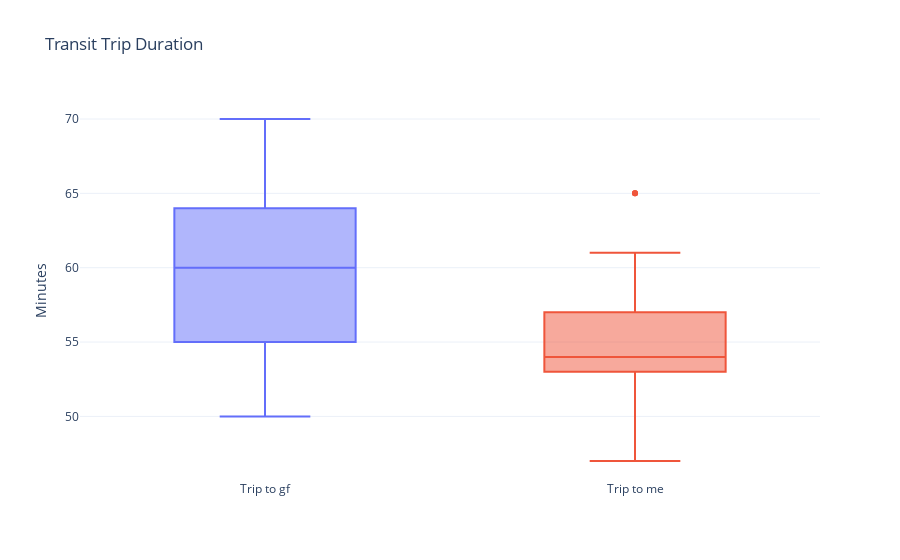

Write notebook code for a chart like this one.
### Code cell
fig = go.Figure()

for trip in trips:
    
    fig.add_trace(go.Box(
        y = trip.trip_duration,
        name = trip.trip_direction_text.values[0]
    )
    )

fig.update_layout(
    title = 'Transit Trip Duration',
    yaxis_title = 'Minutes',
    template = 'plotly_white',
    showlegend = False
)
fig.show()

### Figure 1 — Plotly figure (JSON) as saved in the notebook; plotly's stock layout.template omitted (floating-point values rounded to 4 significant figures)
{"data": [{"name": "Trip to gf", "type": "box", "y": [66, 66, 55, 58, 58, 65, 54, 66, 58, 53, 57, 54, 54, 58, 65, 58, 64, 64, 58, 66, 53, 54, 58, 60, 60, 63, 63, 63, 62, 64, 52, 66, 52, 55, 60, 60, 53, 64, 64, 64, 62, 64, 64, 56, 53, 54, 63, 56, 58, 63, 63, 64, 64, 64, 66, 66, 52, 58, 58, 60, 60, 55, 60, 64, 64, 66, 66, 53, 55, 70, 63, 64, 58, 58, 62, 64, 65, 56, 60, 61, 53, 55, 62, 58, 54, 51, 51, 54, 65, 50, 65, 52, 52, 53, 50, 60, 55, 56, 67]}, {"name": "Trip to me", "type": "box", "y": [55, 58, 58, 57, 57, 52, 52, 58, 55, 55, 52, 57, 54, 52, 53, 53, 53, 61, 61, 58, 55, 56, 52, 58, 56, 54, 65, 65, 65, 50, 51, 58, 58, 58, 53, 58, 54, 54, 53, 53, 55, 61, 52, 58, 58, 57, 52, 53, 54, 56, 54, 52, 57, 50, 51, 58, 53, 56, 53, 55, 58, 53, 54, 55, 57, 53, 56, 53, 57, 57, 57, 54, 54, 52, 52, 53, 54, 51, 58, 58, 53, 57, 56, 47, 47, 54, 52, 54, 51, 53, 55, 55, 54, 52, 56, 51, 50, 52, 51]}], "layout": {"showlegend": false, "title": {"text": "Transit Trip Duration"}, "yaxis": {"title": {"text": "Minutes"}}}}
